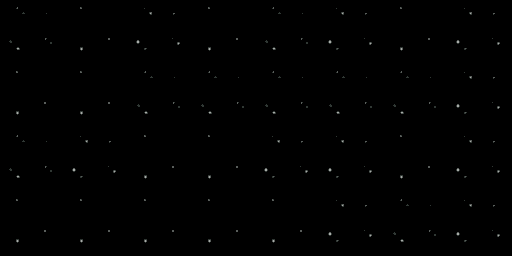

This game map was drawn from its Tiled (.tmx) file and the tilesets committed beside it. A one-line description and the full map source follow:
An orthogonal 8x4 tile map with 64x64 px tiles, 1 tile layer (bg1).

<map version="1.10" tiledversion="1.10.2" orientation="orthogonal" renderorder="right-down" width="8" height="4" tilewidth="64" tileheight="64" infinite="0" nextlayerid="2" nextobjectid="1">
 <properties>
  <property name="bit_depth" type="int" value="2" />
 </properties>
 <tileset firstgid="1" source="stars_tileset.tsx" />
 <layer id="1" name="bg1" width="8" height="4">
  <data encoding="csv">
1,3,2,3,1,2,3,2,
3,3,1,1,1,1,1,2,
1,2,3,3,2,2,3,2,
3,3,3,3,3,2,1,2
</data>
 </layer>
</map>